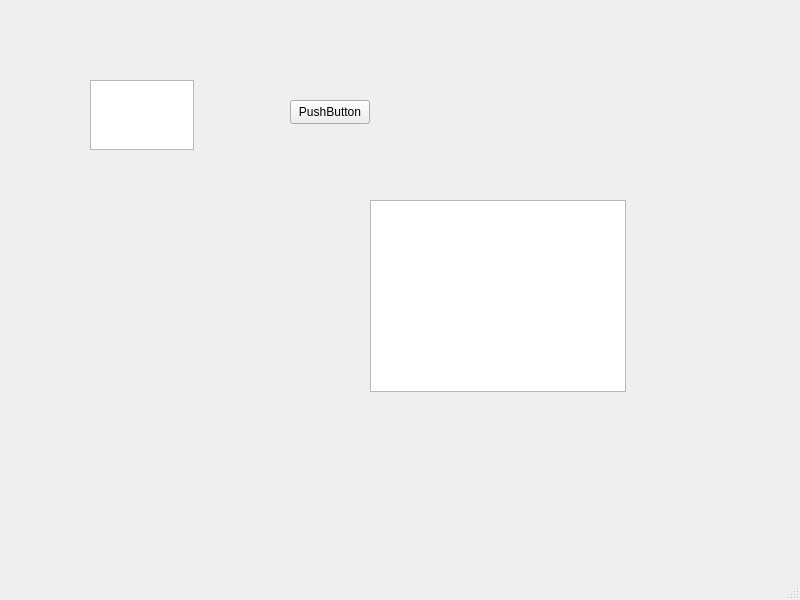
<?xml version="1.0" encoding="UTF-8"?>
<ui version="4.0">
 <class>MainWindow</class>
 <widget class="QMainWindow" name="MainWindow">
  <property name="geometry">
   <rect>
    <x>0</x>
    <y>0</y>
    <width>800</width>
    <height>600</height>
   </rect>
  </property>
  <property name="windowTitle">
   <string>MainWindow</string>
  </property>
  <widget class="QWidget" name="centralwidget">
   <widget class="QPlainTextEdit" name="cityInput">
    <property name="geometry">
     <rect>
      <x>90</x>
      <y>80</y>
      <width>104</width>
      <height>70</height>
     </rect>
    </property>
   </widget>
   <widget class="QPushButton" name="citySearch">
    <property name="geometry">
     <rect>
      <x>290</x>
      <y>100</y>
      <width>80</width>
      <height>24</height>
     </rect>
    </property>
    <property name="text">
     <string>PushButton</string>
    </property>
   </widget>
   <widget class="QTextBrowser" name="resultBrowser">
    <property name="geometry">
     <rect>
      <x>370</x>
      <y>200</y>
      <width>256</width>
      <height>192</height>
     </rect>
    </property>
   </widget>
  </widget>
  <widget class="QMenuBar" name="menubar">
   <property name="geometry">
    <rect>
     <x>0</x>
     <y>0</y>
     <width>800</width>
     <height>21</height>
    </rect>
   </property>
  </widget>
  <widget class="QStatusBar" name="statusbar"/>
 </widget>
 <resources/>
 <connections/>
</ui>
